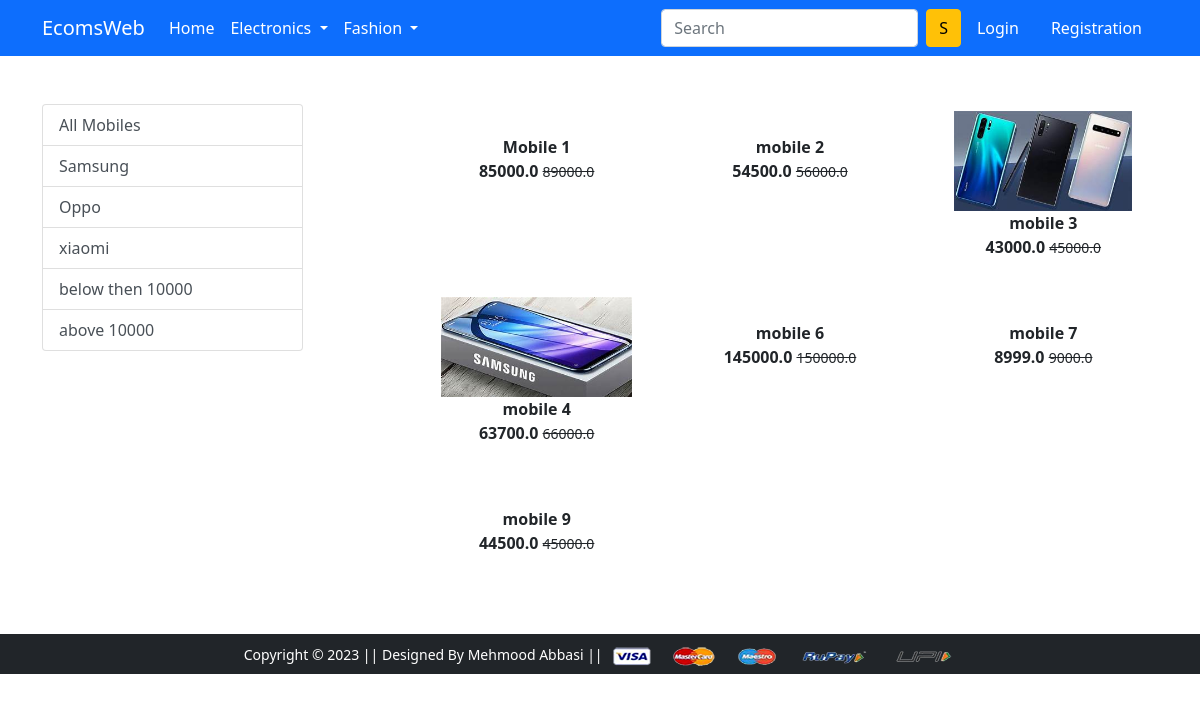
/mobile/, run on the app's committed database.
### ecomapp/models.py (models this page shows, shortened)
class Product(models.Model):
    title = models.CharField( max_length=150)
    selling_price = models.FloatField()
    discounted_price = models.FloatField()
    description = models.TextField()
    brand = models.CharField( max_length=50)
    category = models.CharField(choices=CATEGORY_CHOICES, max_length=50)
    product_image = models.ImageField(upload_to='productimg')

### ecomapp/views.py (the view)
# urls.py: path('mobile/', views.mobile, name='mobile'),
def mobile(request,data=None):
 if data == None:
  mobiles = Product.objects.filter(category = 'M')
 elif data == 'Samsung' or data == 'Oppo' or data =='xiaomi':
  mobiles = Product.objects.filter(category = 'M').filter(brand=data)
 elif data == 'below':
  mobiles = Product.objects.filter(category = 'M').filter(discounted_price__lt=10000)
 elif data == 'above':
  mobiles = Product.objects.filter(category = 'M').filter(discounted_price__gt=10000)
 return render(request, 'mobile.html', {'mobiles':mobiles})

### templates/mobile.html (shortened to what this page needs)
{% extends 'base.html' %}
{% load static %}
{% block main-content %}
<div class="container my-5">
 <div class="row">
  <div class="col-sm-3">
<div class="list-group">
    <a href="{% url 'mobile' %}" class="list-group-item list-group-item-action" aria-current="true">All Mobiles</a>
    <a href="{% url 'mobiledata' 'Samsung' %}" class="list-group-item list-group-item-action">Samsung</a>
    <a href="{% url 'mobiledata' 'Oppo' %}" class="list-group-item list-group-item-action">Oppo</a>
    <a href="{% url 'mobiledata' 'xiaomi' %}" class="list-group-item list-group-item-action">xiaomi</a>
    <a href="{% url 'mobiledata' 'below' %}" class="list-group-item list-group-item-action">below then 10000</a>
    <a href="{% url 'mobiledata' 'above' %}" class="list-group-item list-group-item-action">above 10000</a>
</div>
  </div>
  <div class="col-sm-8 offset-sm-1">
   <div class="row">
    {% for product in mobiles %}
    <div class="col-sm-4 text-center mb-4">
        <a href="{% url 'product-detail' product.id %}"class="btn">
            <div class="item">
                <img src="{{product.product_image.url}}" alt="" height="100" class="">
                <div class="fw-bold">
                    {{product.title}}
                </div>
                <div class="fw-bold">
                    {{product.discounted_price}}
                    <small class="fw-light text-decoration-line-through">{{product.selling_price}}</small>
                </div>
            </div>
        </a>
    </div>
    {% endfor %}
   </div>
  </div>
 </div>
</div>
{% endblock main-content %}

### templates/base.html (shortened to what this page needs)
<!doctype html>
{% load static %}
<html lang="en">
  <head>
    <link href="https://cdn.jsdelivr.net/npm/bootstrap@5.0.0-beta1/dist/css/bootstrap.min.css" rel="stylesheet">
    <link rel="stylesheet" href="{% static 'css/owl.carousel.min.css' %}">
    <link rel="stylesheet" href="{% static 'css/all.min.css' %}">
    <link rel="stylesheet" href="{% static 'css/style.css' %}">
  </head>
  <body>
    <nav class="navbar navbar-expand-lg navbar-dark bg-primary">
     <div class="container">
       <a class="navbar-brand" href="/">EcomsWeb</a>
       <div class="collapse navbar-collapse" id="navbarSupportedContent">
         <ul class="navbar-nav me-auto mb-2 mb-lg-0">
           <li class="nav-item">
             <a class="nav-link active" aria-current="page" href="/">Home</a>
           </li>
           <li class="nav-item dropdown">
             <a class="nav-link dropdown-toggle text-white" href="#" id="electronicsDropdown" role="button" data-bs-toggle="dropdown" aria-expanded="false">
               Electronics
             </a>
           </li>
           <li class="nav-item dropdown">
             <a class="nav-link dropdown-toggle text-white" href="#" id="fashionDropdown" role="button" data-bs-toggle="dropdown" aria-expanded="false">
               Fashion
             </a>
           </li>
         </ul>
         <form class="d-flex">
           <input class="form-control me-2" type="search" placeholder="Search" aria-label="Search">
           <button class="btn btn-warning" type="submit">S</button>
         </form>
         <div>
           <ul class="navbar-nav me-auto mb-2 mb-lg-0">
            {% if request.user.is_authenticated %}
           <li class="nav-item dropdown mx-2">
              <a class="nav-link dropdown-toggle text-white" href="#" id="profileDropdown" role="button" data-bs-toggle="dropdown" aria-expanded="false">
                {{request.user.username|capfirst}}
              </a>
              <ul class="dropdown-menu" aria-labelledby="profileDropdown">
                <li><a class="dropdown-item" href="{% url 'profile' %}">Profile</a></li>
                <li><a class="dropdown-item" href="{% url 'orders' %}">Orders</a></li>
                <li><a class="dropdown-item" href="{% url 'changepassword' %}">Change Password</a></li>
                <li><a class="dropdown-item" href="{% url 'logout' %}">Logout</a></li>
              </ul>
            </li>
            <li class="nav-item mx-2">
             <a href="{% url 'show_cart' %}" class="nav-link text-white"><span class="badge bg-danger">{{totalitem}}</span> Cart </a>
            </li>
            {% else %}
            <li class="nav-item mx-2">
             <a href="{% url 'login' %}" class="nav-link text-white">Login</a>
            </li>
            <li class="nav-item mx-2">
             <a href="{% url 'customerregistration' %}" class="nav-link text-white">Registration</a>
            </li>
            {% endif %}
          </ul>
         </div>
       </div>
     </div>
    </nav>
    {% block main-content %} {% endblock main-content %}
    <footer class="container-fluid bg-dark text-center p-2 mt-5">
        <small class="text-white">Copyright &copy; 2023 || Designed By Mehmood Abbasi || </small>
        <img src="{% static 'lllimages/payment.png' %}" alt="" srcset="" class="img-fluid" height="2px">
    </footer>
  </body>
</html>

### data on the page
Product: title "Mobile 1", discounted_price "85000.0", selling_price "89000.0"
Product: title "mobile 2", discounted_price "54500.0", selling_price "56000.0"
Product: product_image (picture), title "mobile 3", discounted_price "43000.0", selling_price "45000.0"
Product: product_image (picture), title "mobile 4", discounted_price "63700.0", selling_price "66000.0"
Product: title "mobile 6", discounted_price "145000.0", selling_price "150000.0"
Product: title "mobile 7", discounted_price "8999.0", selling_price "9000.0"
Product: title "mobile 9", discounted_price "44500.0", selling_price "45000.0"
